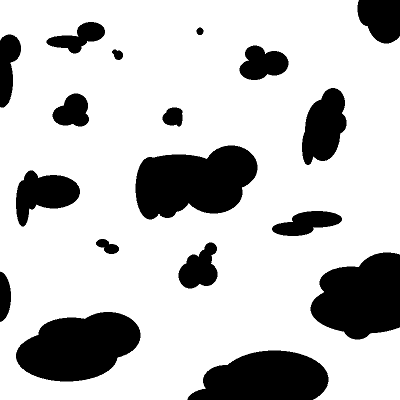
%> input picture map1.png, 400 x 400 px
$ octave main.m   (GNU Octave 9; MATLAB toolbox functions it lacks are replaced by stand-ins)
%> lines starting %> are read from the running program, lines starting %| are printed output that depends on the picture; in (x1, y1, x2, y2) boxes, pixels count from 0 and x2, y2 are one past the last pixel; in counts of white or black regions, pixels touching at a corner belong together; the program's own positions count from 1
### updatePol.m
function contam = updatePol(contam,obstacles,sources,iter, time)
%Updates polutant in a map
    convsize = 35;
    middle = double(uint8(convsize/2));
    % carr is noisy radial gradient kernel?
    carr = rand(convsize, convsize)*0.3+0.7;

    for i = 1:convsize
        for j = 1:convsize
            disx = abs(i-1.0*middle);
            disy = abs(j-1.0*middle);
            scale = norm([disx, disy])/(middle);
            scale = 1.0-scale;
            scale = max(0, scale);
            carr(i, j)=carr(i, j)*scale;
        end
    end
    carr = carr/sum(sum(carr));

    for i = 1:iter
        for j = 1:size(sources, 1)
            contam(sources(j, 1), sources(j, 2)) = contam(sources(j, 1), sources(j, 2)) + 1.0;
            %[sources(j, 1), sources(j, 2)]
        end

        %conv
        contam = conv2(contam, carr, 'same');

        %normalize / total contamination should make sense
        contam = (contam .* ~obstacles);
        contam = (((time-1)* iter * size(sources, 1)) + i * size(sources, 1)) * contam / sum(sum(contam));

    end
end

### main.m
clear all; close all; clc;
robotstart = [10 10];

% randomize source location(s)?
% make number of sources a parameter?
sources = [300, 50];
obstacles = (imread('map1.png')==0);
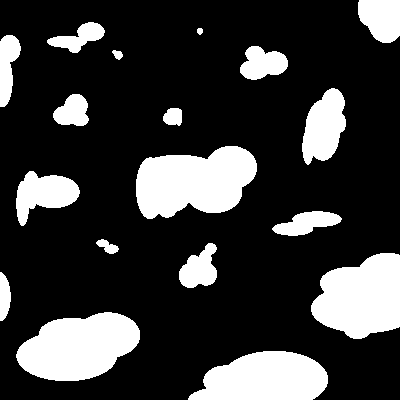
%> obstacles: size 400x400x3 logical; 22.6% white; 18 white regions, largest, box (x1, y1, x2, y2) and area: (136, 146, 257, 219) 6455, (16, 312, 140, 381) 6065, (311, 253, 400, 339) 5710
obstacles = obstacles(:, :, 1);

iter = 20; %steps for contamination spread

figure('units','normalized','outerposition',[0 0 1 1]);
figure(1);
imagesc(obstacles'); axis square; colorbar; colormap jet; hold on;
%> after `colormap jet`:
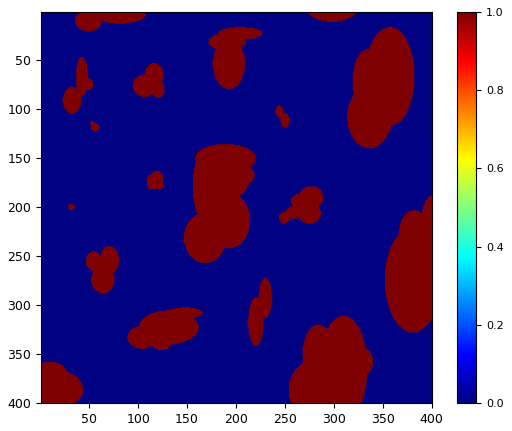
%> figure redrawn from the program's plot data
figure(2);
imagesc(obstacles'); axis square; colorbar; colormap jet; hold on;

contam = zeros(size(obstacles));

maxTime = 3;
for i=1:maxTime
    contam = updatePol(contam,obstacles,sources, iter, i);
    figure(2);
    imagesc(contam' / max(max(contam)));
    pause(0.1);
end
%> this loop made 3 passes
%> pass 1, `contam = updatePol(contam,obstacles,sources, iter, i);`:
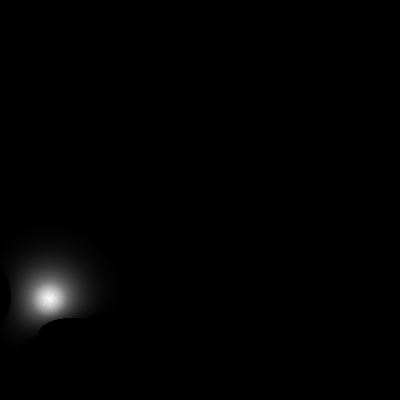
%> contam: size 400x400 double; min 0, max 0.0129, mean 0.000125; drawn with min black and max white
%> pass 2, `contam = updatePol(contam,obstacles,sources, iter, i);`:
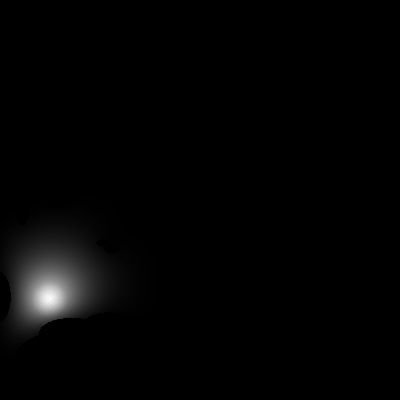
%> contam: size 400x400 double; min 0, max 0.0166, mean 0.00025; drawn with min black and max white
%> after the loop:
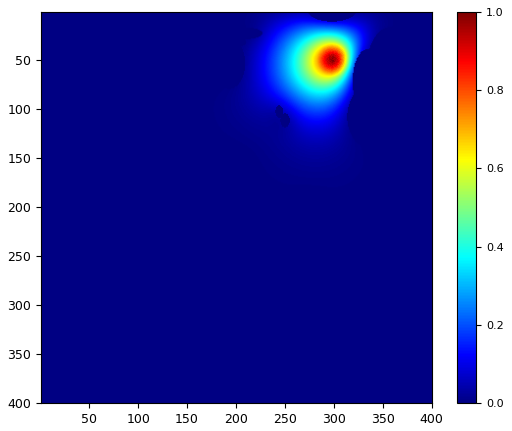
%> figure redrawn from the program's plot data

contam = contam / max(max(contam));

%plot dist
figure()
x_range = max(sources(1,1)-99, 1):min(sources(1,1)+100, size(contam, 1));
%> x_range = 200 values from 201 to 400
y_range = max(sources(1,2)-99, 1):min(sources(1,2)+100, size(contam, 2));
%> y_range = 150 values from 1 to 150
c1 = contam(x_range, y_range);
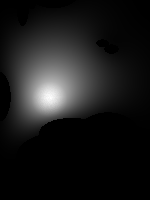
%> c1: size 200x150 double; min 0, max 1, mean 0.105
[x, y] = meshgrid(x_range, y_range);
x = (x-sources(1,1)).^2;
y = (y-sources(1,2)).^2;
dis = sqrt(x+y);

c1_lin = reshape(c1, [length(x_range)*length(y_range), 1]);
dis_lin = reshape(dis', [length(x_range)*length(y_range), 1]);
scatter(dis_lin, c1_lin);
xlabel('distance from source (px)');
ylabel('contamination');

yfit = 0:0.001:1;
xfit = 65*((-1*log(yfit)).^(2/3));
hold on;
plot(xfit, yfit);
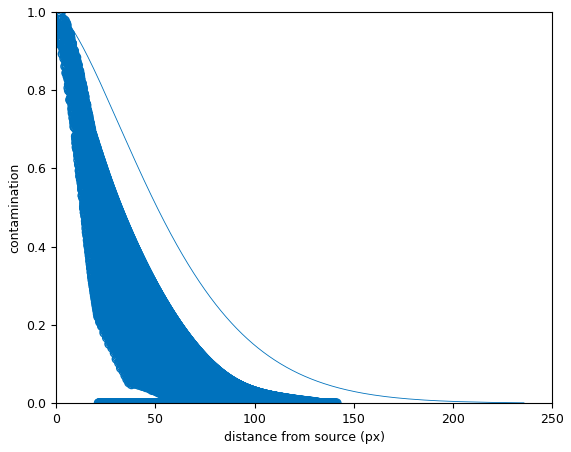
%> figure redrawn from the program's plot data
